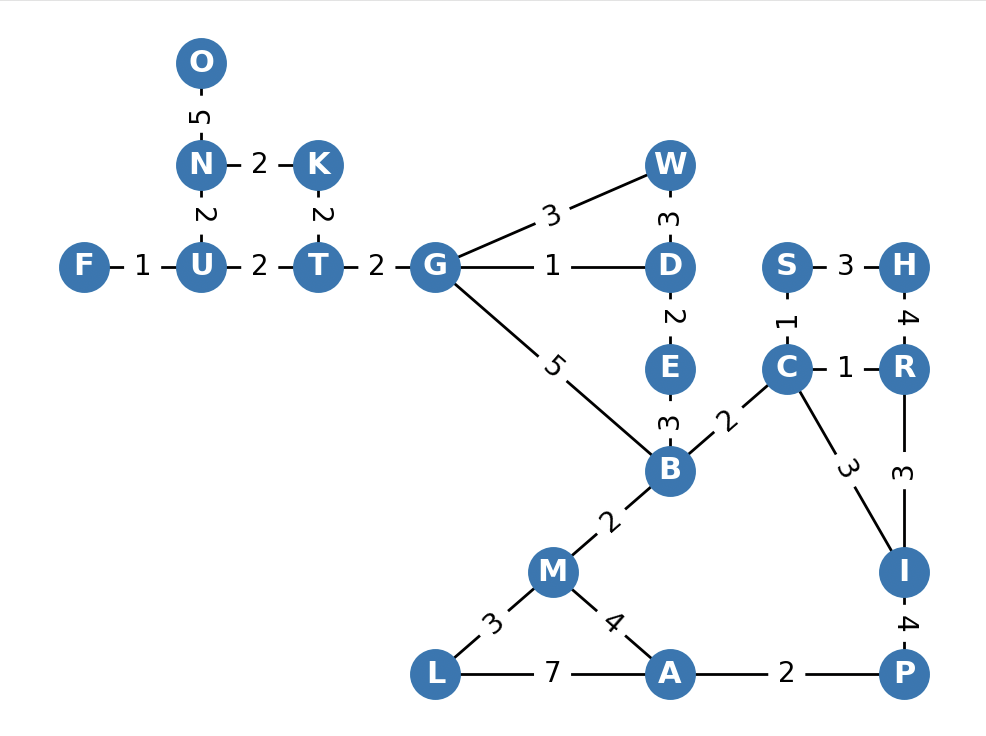

This chart was generated by the following Python code:
import networkx as nx
import matplotlib.pyplot as plt

# algorithm to find the shortest paths from a source to all other nodes
def find_shortest_paths(graph: nx.Graph, source: str, nodes: list[str]):
    try:
        length, path = nx.single_source_dijkstra(graph, source)
        for node in nodes:
            print(f"{node}: {length[node]}")
    except KeyError:
        print('Error: Invalid building supplied.')

# create a new undirected Graph
G = nx.Graph()

# add the 20 building nodes
    # string of node-xpos-ypos
buildings = "A61 B63 C74 D65 E64 F15 G45 H85 I82 K36 L41 M52 N26 O27 P81 R84 S75 T35 U25 W66".split(' ')
for building in buildings:
    G.add_node(building[0], pos = (int(building[1]), int(building[2])))

# add the 26 weighted, undirected edges
    # string of node1-node2-weight
edges = "AL7 AM4 AP2 BC2 BE3 BG5 BM2 CI3 CR1 CS1 DE2 DG1 DW3 FU1 GT2 GW3 HR4 HS3 IP4 IR3 KN2 KT2 LM3 NO5 NU2 TU2".split(' ')
for edge in edges:
    G.add_edge(edge[0], edge[1], weight = int(edge[2]))

# find the shortest path from McDowell Hall (O) to each other building
nodes = [building[0] for building in buildings]
find_shortest_paths(G, 'O', nodes)

# generate and display the graph
node_positions = nx.get_node_attributes(G, 'pos')
edge_weights = nx.get_edge_attributes(G, 'weight')

nx.draw_networkx_nodes(G, pos=node_positions)
nx.draw_networkx_labels(G, pos=node_positions, font_color='white', font_size=11, font_weight='bold')
nx.draw_networkx_edges(G, pos=node_positions)
nx.draw_networkx_edge_labels(G, pos=node_positions, edge_labels=edge_weights)
plt.show()
